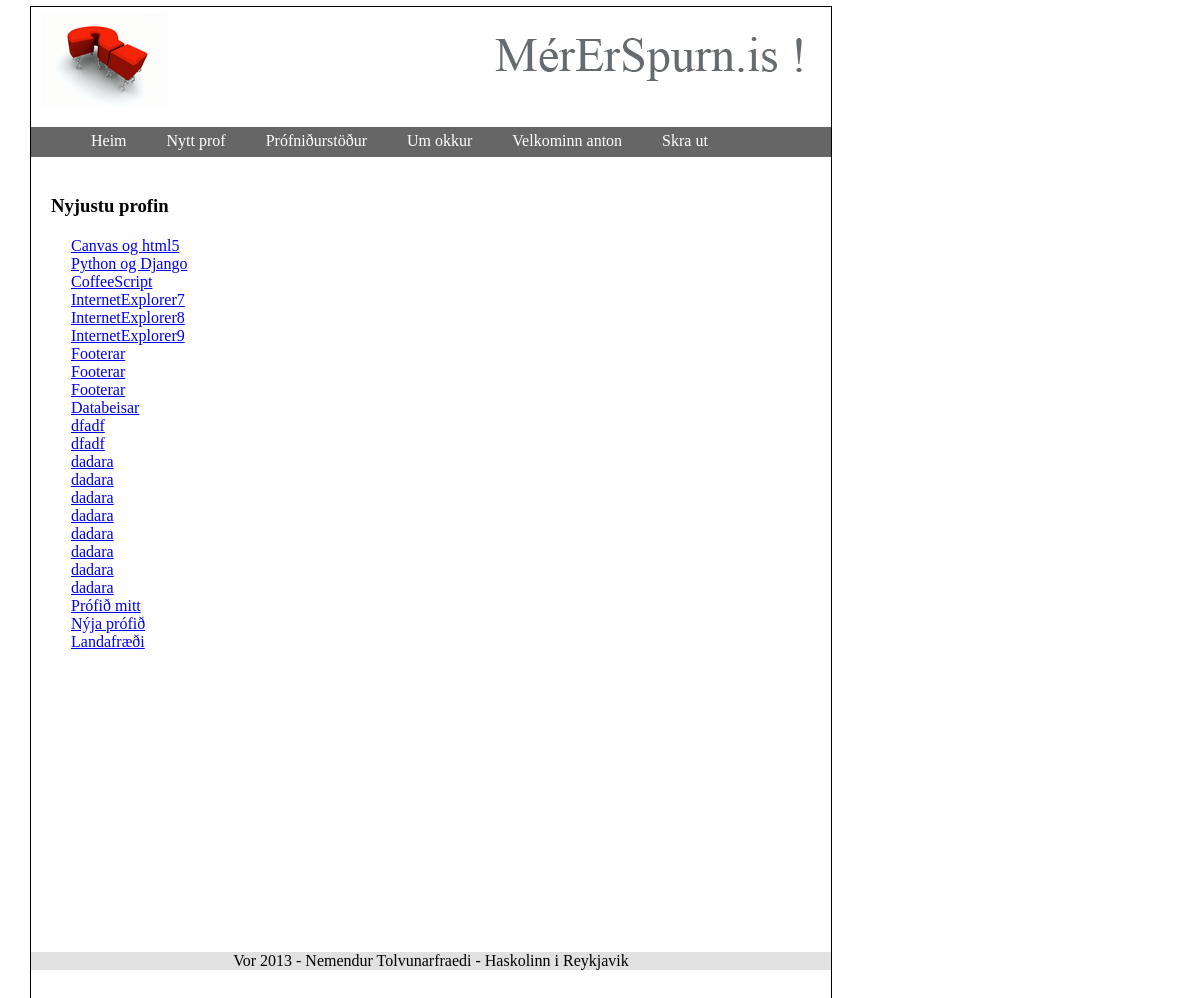
The app's page / (signed in) with its own data.
### Exams/models.py (models this page shows)
class Exams(models.Model):
    name = models.CharField(max_length= 50)
    date_created = models.DateField(auto_now=True)
    date_opened = models.DateField()
    date_closed = models.DateField()

### Exams/views.py (the view)
# urls.py: url(r'^$', 'Exams.views.index', name='index'),
def index(request):
    all_exams = Exams.objects.all()
    currentuser = request.user
    mod = {"all_exams" : all_exams, "u" : currentuser, "loginout" : '/logout', "l" : "LogOut"}
    return render_to_response("index.html", mod)

### MyTestSite/templates/index.html (shortened to what this page needs)
<!DOCTYPE html>
<html>
    <head>
    {% load staticfiles %}
    <link rel="stylesheet" type="text/css" href="{% static "scripts/exams.css" %}"/>
    </head>
    <body>
       <img src="{% static "images/header.png" %}" alt="MerErSpurn logoid">
    <div class="menu">
        <ul class="horiz">
            <li>
                <a href="{% url index %}">Heim</a>
            </li>
            <li>
                <a href="/createxam">Nytt prof</span></a>
            </li>
            <li>
                <a href="accounts/login/results.html">Pr&oacute;fni&eth;urst&ouml;&eth;ur</a>
            </li>
            <li>
                <a href="{% url about %}">Um okkur</a>
            </li>
                {% if u.is_authenticated %}
            <li>
                <a href="{% url login %}">Velkominn {{u}}</a>
            </li>
            <li>
                <a href="{{ loginout }}">Skra ut</a>
            </li>
                {% else %}
            <li>
                <a href="{% url login %}">Innskraning</a>
            </li>
                {% endif %}
        </ul>
    </div>
    <br/>
    {% block content %}
    <div class="top_exams">
    <h3>Nyjustu profin</h3>
        <ul>
            {% for exam in all_exams %}
            <li><a href="/exam/{{exam.id}}">{{exam.name}}</a></li>
            {% endfor %}
        </ul>
     <div>
     {% endblock %}
        <footer>Vor 2013 - Nemendur Tolvunarfraedi - Haskolinn i Reykjavik</footer>
    </body>
</html>

### MyTestSite/templates/scripts/exams.css (style rules this page uses)
body { border: 1px solid black; margin: 6px 30px 6px 30px; position: fixed; width: 800px; height: 1000px; }
h3 { margin: 20px; }
ul { margin-top: 0px; list-style: none; }
footer { text-align: center; background: #e1e1e1; position: fixed; bottom: 30px; width: 800px; }
.menu a { text-decoration: none; }
.menu { height: 30px; background: #666666; width: auto; }
.menu ul.horiz { margin-top: 0px; list-style-type: none; width: auto; heigth: 30px; }
.menu ul.horiz li { float: left; height: 30px; }
.menu ul.horiz li a { float: left; height: 30px; line-height: 27px; color: #ffffff; text-align: center; padding: 0 20px 0 20px; }

### records on screen
Exams: name "Canvas og html5"
Exams: name "Python og Django"
Exams: name "CoffeeScript"
Exams: name "InternetExplorer7"
Exams: name "InternetExplorer8"
Exams: name "InternetExplorer9"
Exams: name "Footerar"
Exams: name "Footerar"
Exams: name "Footerar"
Exams: name "Databeisar"
Exams: name "dfadf"
Exams: name "dfadf"
Exams: name "dadara"
Exams: name "dadara"
Exams: name "dadara"
Exams: name "dadara"
Exams: name "dadara"
Exams: name "dadara"
Exams: name "dadara"
Exams: name "dadara"
Exams: name "Prófið mitt"
Exams: name "Nýja prófið"
Exams: name "Landafræði"

### other values on screen
{{ u }} "anton"
